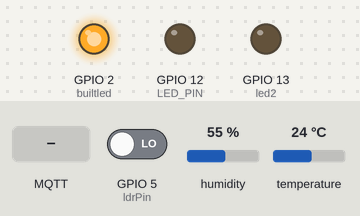
Simulated run of this sketch. Board: ESP32. Shown: output pins drawn as LEDs (lit = HIGH). The test bench sets the inputs (shaded band); at power-on: GPIO 5 (ldrPin) LOW, humidity 55 %, temperature 24 °C. WiFi joins after 1.5 s; servers stay silent unless stated; no MQTT or app messages arrive unless stated; what the sketch prints to the serial monitor is not drawn.

Above: at 2.7 s.
2.8 s: MQTT message "LED1-ON" arrives on the first subscribed topic
At 3.3 s:
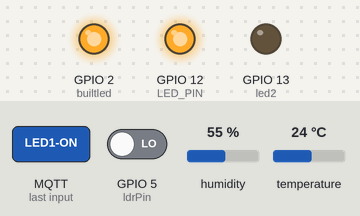
4.3 s: MQTT message "LED2-ON" arrives on the first subscribed topic
At 5.5 s:
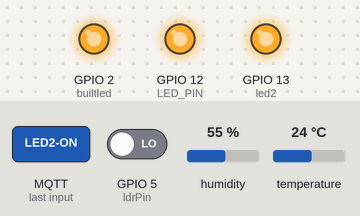
5.8 s: MQTT message "LED1-OFF" arrives on the first subscribed topic
At 8.1 s:
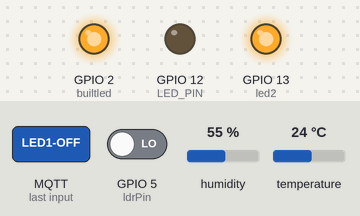
8.5 s: MQTT message "LED2-OFF" arrives on the first subscribed topic
At 8.8 s:
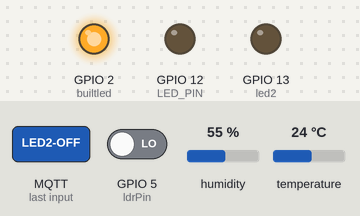
Timing chart, 0 to 11.0 s (numbered marks = the images above; inputs shaded):
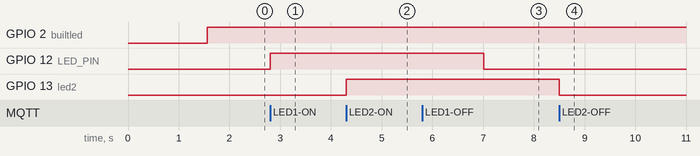

Measured:
- after the input at 2.8 s, GPIO 12 (LED_PIN): LOW → HIGH at once
- after the input at 4.3 s, GPIO 13 (led2): LOW → HIGH at once
- after the input at 5.8 s, GPIO 12 (LED_PIN): HIGH → LOW after 1.2 s
- after the input at 8.5 s, GPIO 13 (led2): HIGH → LOW at once

The sketch:

MQTT-Automation.ino
```cpp
#include <WiFi.h>
#include <PubSubClient.h>
#include <ArduinoJson.h>
#include <WiFiClientSecure.h> // 👈 FIXED: Added missing secure header

#include <DHT.h>

#define dhtPin 18
     // Digital pin connected to the DHT sensor
#define DHTTYPE DHT22   // DHT 22  (AM2302), AM2321

DHT dht(dhtPin, DHTTYPE);

// ==========================================
// 1. CONFIGURATION
// ==========================================
const char* ssid = "Airtel_pras_6128";
const char* password = "air92859";

// MQTT Broker Settings
const char* mqtt_server = "bfb4089403574511a662765cfa5537be.s1.eu.hivemq.cloud";
const int mqtt_port = 8883; // 👈 Secure TLS Port
const char* mqtt_user = "wavedeccan";
const char* mqtt_pass = "11223344";

// Unique Device ID (Dynamically added MAC below to prevent broker collisions)
String device_id = "HOME_ROOM1-";

// Topics (Structure: device_type/device_id/function)
const char* topic_telemetry = "home/room1/data";
const char* topic_command   = "home/room1/cmd";
const char* topic_status    = "home/room1/status";

// ==========================================
// 2. GLOBAL OBJECTS & VARIABLES
// ==========================================
WiFiClientSecure espClient; // 👈 FIXED: Switched to secure client
PubSubClient client(espClient);

unsigned long lastMsgTime = 0;
const long interval = 5000;

#define LED_PIN 12
#define led2 13
#define builtled 2
int ldrsense = 0;
const int ldrPin = 05;
float h = 0;
float t = 0;
float f = 0;

// ==========================================
// 3. SETUP WIFI
// ==========================================
void setup_wifi() {
  delay(10);
  Serial.println();
  Serial.print("Connecting to WiFi: ");
  Serial.println(ssid);

  WiFi.mode(WIFI_STA);
  WiFi.begin(ssid, password);

  while (WiFi.status() != WL_CONNECTED) {
    delay(500);
    Serial.print(".");
  }

  Serial.println("\nWiFi connected");
  Serial.print("IP address: ");
  Serial.println(WiFi.localIP());

  // Append MAC address to device_id to ensure absolute uniqueness
  device_id += String(WiFi.macAddress());
}

// ==========================================
// 4. CALLBACK (Handle Incoming Messages)
// ==========================================
void callback(char* topic, byte* payload, unsigned int length) {
  Serial.print("Message arrived [");
  Serial.print(topic);
  Serial.print("] ");

  String message;
  for (int i = 0; i < length; i++) {
    message += (char)payload[i];
  }
  Serial.println(message);

  if (String(topic) == topic_command) {
    if (message == "LED1-ON") {
      digitalWrite(LED_PIN, HIGH);
      client.publish(topic_telemetry, "{\"led1\": \"ON\"}");
    } else if (message == "LED1-OFF") {
      digitalWrite(LED_PIN, LOW);
      client.publish(topic_telemetry, "{\"led1\": \"OFF\"}");
    } else if (message == "LED2-ON") {
      digitalWrite(led2, HIGH);
      client.publish(topic_telemetry, "{\"led2\": \"ON\"}");
    } else if (message == "LED2-OFF") {
      digitalWrite(led2, LOW);
      client.publish(topic_telemetry, "{\"led2\": \"OFF\"}");
    }

  }
}

// ==========================================
// 5. RECONNECT
// ==========================================
void reconnect() {
  while (!client.connected()) {
    Serial.print("Attempting MQTT connection...");

    // Connect using dynamic device_id
    if (client.connect(device_id.c_str(), mqtt_user, mqtt_pass, topic_status, 1, true, "offline")) {
      Serial.println("connected");
      client.publish(topic_status, "online", true);
      client.subscribe(topic_command);
      digitalWrite(builtled,HIGH);
    } else {
      Serial.print("failed, rc=");
      Serial.print(client.state());
      Serial.println(" try again in 5 seconds");
      delay(60000);
    }
  }
}

void dhtread() {
  h = dht.readHumidity();
  // Read temperature as Celsius (default)
    t = dht.readTemperature();
  // Read temperature as Fahrenheit (isFahrenheit = true)
    f = dht.readTemperature(true);

  // Check if any reads failed and exit early to try again
  if (isnan(h) || isnan(t) || isnan(f)) {
    Serial.println(F("Failed to read from DHT sensor!"));
    return;
  }
  delay(2000);
}
// ==========================================
// 6. MAIN SETUP
// ==========================================
void setup() {
  Serial.begin(115200);
  pinMode(LED_PIN, OUTPUT);
  pinMode(led2, OUTPUT);
  pinMode(builtled, OUTPUT);
  pinMode(ldrPin, INPUT);
  pinMode(dhtPin, INPUT);
  digitalWrite(led2,LOW);
  digitalWrite(LED_PIN, LOW);

  dht.begin();
  setup_wifi();

  // 👈 FIXED: Tells ESP32 to connect securely without an uploaded SSL certificate file
  espClient.setInsecure();

  client.setServer(mqtt_server, mqtt_port);
  client.setCallback(callback);
}

// ==========================================
// 7. MAIN LOOP
// ==========================================
void loop() {
  if (!client.connected()) {
    reconnect();
  }
  client.loop();
  unsigned long now = millis();
  if (now - lastMsgTime > interval) {
    lastMsgTime = now;
    JsonDocument doc;
    doc["device"] = device_id;
    doc["uptime"] = millis() / 1000;
    doc["wifi_rssi"] = WiFi.RSSI();
    doc["temp"] = t;
    doc["dht"] = h;
    doc["darkness"] = ldrsense;

    char buffer[256];
    serializeJson(doc, buffer);

    Serial.print("Publishing data: ");
    Serial.println(buffer);
    client.publish(topic_telemetry, buffer);
    ldrsense = digitalRead(ldrPin);
    dhtread();
  }
}


  
```
